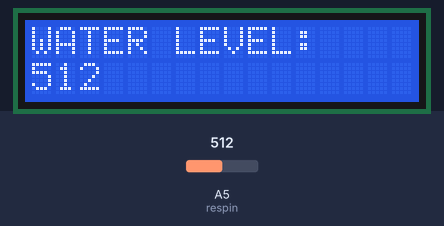
The sketch below on a simulated Arduino Uno, built with avr-gcc and run on an emulated ATmega328P. On the bench: 16×2 character LCD. The inputs (shaded band) are chosen by the test bench; at power-on: A5 (respin) = 512.

Above: at 1.2 s.
1.3 s: A5 (respin) set to 106
At 2.6 s:
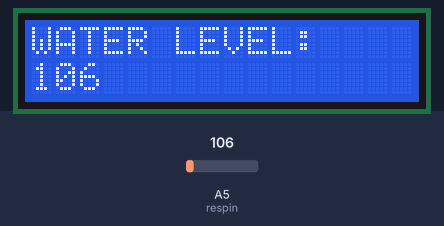
3.0 s: A5 (respin) set to 95
At 3.9 s:
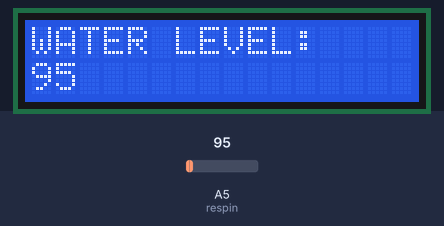
4.5 s: A5 (respin) set to 11
At 5.1 s:
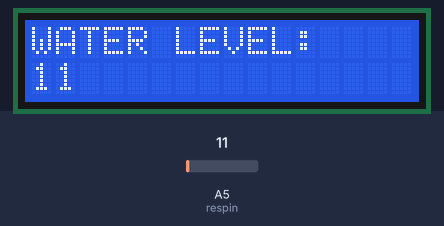
6.0 s: A5 (respin) set to 8
At 7.5 s:
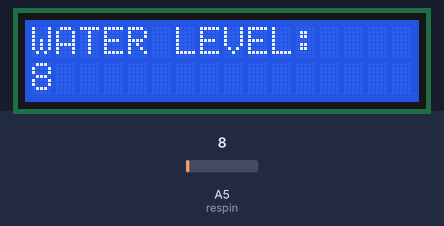
Timing chart, 0 to 8.5 s (numbered marks = the images above; inputs shaded):
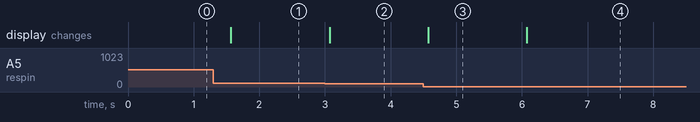

Measured:
- the behaviour switches between 100 and 99 on A5 (respin) (found by bisection; images 1 and 2)
- the behaviour switches between 10 and 9 on A5 (respin) (found by bisection; images 3 and 4)
- after the input at 1.3 s, the display: changes after 0.27 s (image 1)
- after the input at 3.0 s, the display: changes after 0.07 s (image 2)
- after the input at 4.5 s, the display: changes after 0.07 s (image 3)
- after the input at 6.0 s, the display: changes after 0.08 s (image 4)

The sketch:

sketch_may31a.ino.ino
```cpp
#include <LiquidCrystal.h>

//https://www.thegeekpub.com/16484/arduino-lcd-display-wiring/
const int rs = 12, en = 11, d4 = 4, d5 = 5, d6 = 6, d7 = 7;
LiquidCrystal lcd(rs, en, d4, d5, d6, d7);
//LiquidCrystal lcd(12, 11, 5, 4, 3, 2);

int resval = 0;  // holds the value
int respin = A5; // sensor pin used

void setup() {

  // set up the LCD's number of columns and rows:
  lcd.begin(16, 2);

  // Print a message to the LCD.
  lcd.print("WATER LEVEL: ");
}

void loop() {
  // set the cursor to column 0, line 1
  lcd.setCursor(0, 1);

  resval = analogRead(respin); //Read data from analog pin and store it to resval variable

  if (resval<=100){ lcd.println(resval); } else if (resval>100 && resval<=300){ lcd.println(resval); } else if (resval>300 && resval<=330){ lcd.println(resval); } else if (resval>330){
    lcd.println(resval);
  }
  delay(500);
}
```
